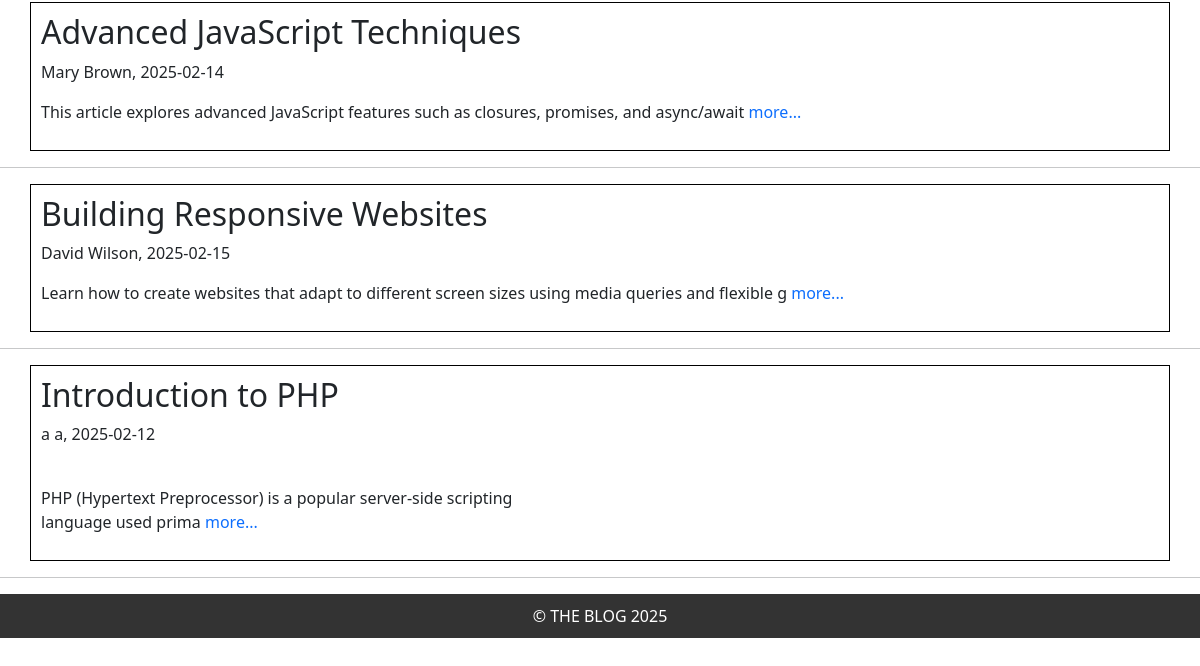
Page /admin/articles.php (signed in, lower part) on the earlier database version.
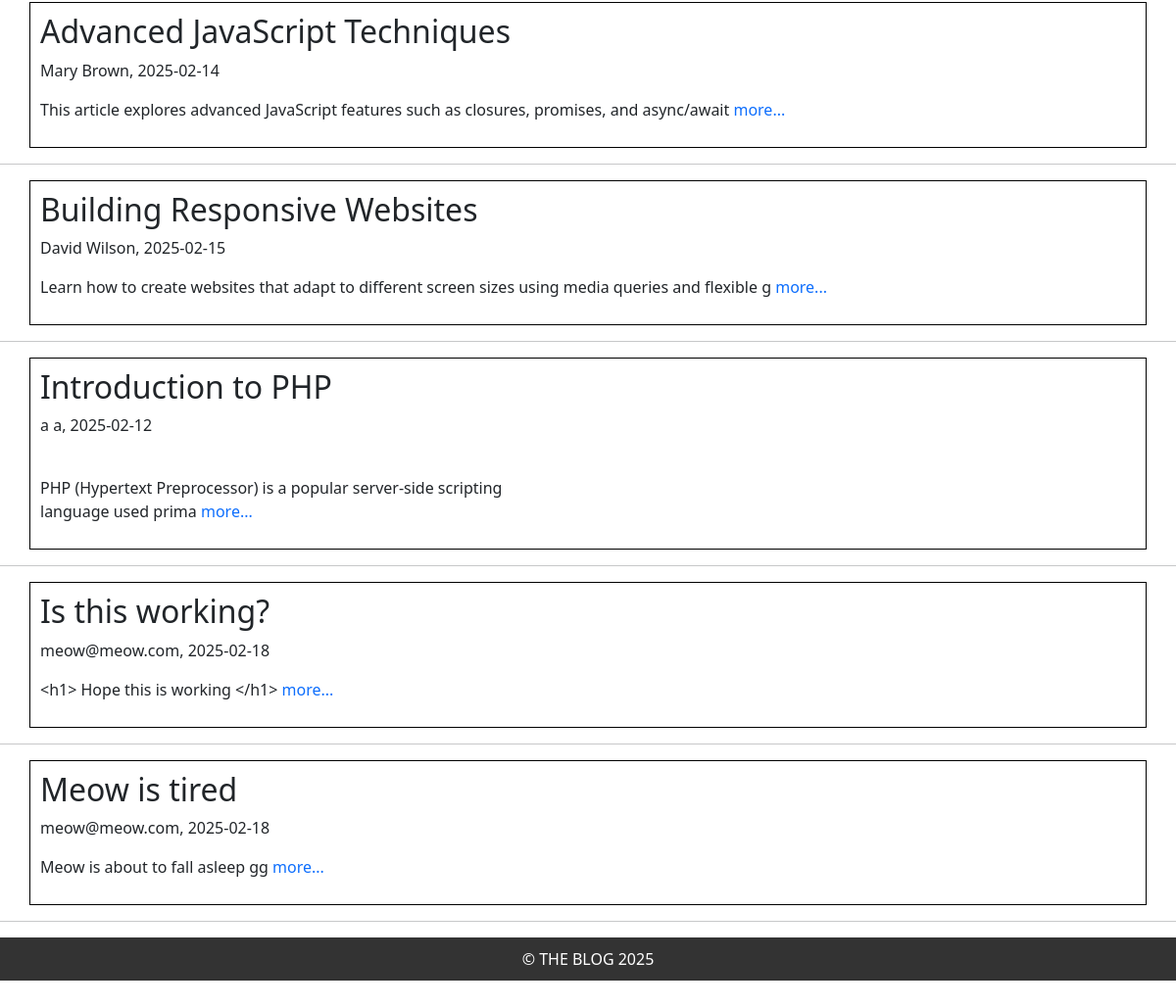
Same page on the later database version.
### tables this page shows
CREATE TABLE Article
    (
        ArticleId Integer PRIMARY KEY,
        Title VARCHAR(255) NOT NULL,
        Body Text NOT NULL,
        CreateDate DATE NOT NULL,
        StartDate DATE NOT NULL,
        EndDate DATE NOT NULL,
        ContributorUsername VARCHAR(50) NOT NULL,
        FOREIGN KEY (ContributorUsername) REFERENCES Users(Username)
    );

### admin/articles.php (the view, shortened to what this page needs)
<?php
    include '../templates/header.php';
?>
<?php
$db = getDatabase();
$query = "SELECT ArticleId, Title, substr(Body, 1, 100) as Excerpt, CreateDate, ContributorUsername FROM Article";
$res = $db->query($query);
if ($res) {
    while ($article = $res->fetchArray(SQLITE3_ASSOC)) {
        echo "<div class='container'>";
        echo "<h2>" . htmlspecialchars($article['Title']) . "</h2>";
        echo "<p>" . htmlspecialchars($article['ContributorUsername']) . ", " . htmlspecialchars($article['CreateDate']) . "</p>";
        echo "<p>" . nl2br(htmlspecialchars($article['Excerpt']));
        echo "<a href='show_article.php?ArticleId={$article['ArticleId']}'> more...</a></p>";
        echo "</div><hr>";
    }
} else {
    echo "<p>No articles found.</p>";
}
?>
<?php
    include '../templates/footer.php';
?>

Differences in the rows shown:
added article: Title "Is this working?", ContributorUsername "meow@meow.com", CreateDate "2025-02-18", Excerpt "<h1> Hope this is working </h1>"
added article: Title "Meow is tired", ContributorUsername "meow@meow.com", CreateDate "2025-02-18", Excerpt "Meow is about to fall asleep gg"
